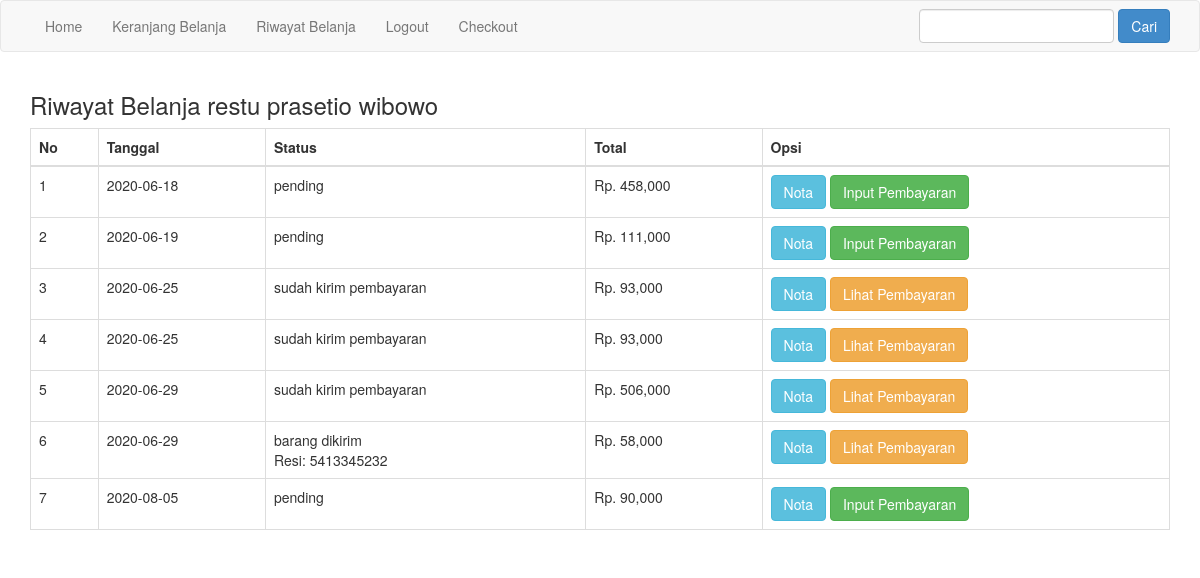
The app's page /riwayat.php (signed in) with its own data.
### tables this page shows
CREATE TABLE `pembelian` (
  `id_pembelian` int(11) NOT NULL AUTO_INCREMENT,
  `id_pelanggan` int(11) NOT NULL,
  `id_ongkir` int(11) NOT NULL,
  `tanggal_pembelian` date NOT NULL,
  `total_pembelian` int(11) NOT NULL,
  `nama_kota` varchar(100) NOT NULL,
  `tarif` int(11) NOT NULL,
  `alamat_pengiriman` text NOT NULL,
  `status_pembelian` varchar(100) NOT NULL DEFAULT 'pending',
  `resi_pengiriman` varchar(50) NOT NULL,
  PRIMARY KEY (`id_pembelian`)
);

### riwayat.php (the view, shortened to what this page needs)
<!DOCTYPE html>
<html>
<head>
	<link rel="stylesheet" href="admin/assets/css/bootstrap.css">
</head>
<body>
<?php include 'menu.php' ; ?>
<body>
<section class="riwayat">
	<div class="container">
		<h3>Riwayat Belanja <?php echo $_SESSION["pelanggan"]["nama_pelanggan"] ?></h3>
		<table class="table table-bordered">
			<thead>
				<tr>
					<th>No</th>
					<th>Tanggal</th>
					<th>Status</th>
					<th>Total</th>
					<th>Opsi</th>
				</tr>
			</thead>
			<tbody>
				<?php
				$nomor=1;
				$id_pelanggan = $_SESSION["pelanggan"]['id_pelanggan'];
				$ambil = $koneksi->query("SELECT * FROM pembelian WHERE id_pelanggan='$id_pelanggan'");
				while ($pecah = $ambil->fetch_assoc()){
				?>
				<tr>
					<td><?php echo $nomor; ?></td>
					<td><?php echo $pecah["tanggal_pembelian"] ?></td>
					<td>
						<?php echo $pecah["status_pembelian"] ?>
						<br>
						<?php if (!empty($pecah['resi_pengiriman'])): ?>
						Resi: <?php echo $pecah['resi_pengiriman']; ?>
						<?php endif ?>
					</td>
					<td>Rp. <?php echo number_format($pecah["total_pembelian"]) ?></td>
					<td>
						<a href="nota.php?id=<?php echo $pecah["id_pembelian"] ?>" class="btn btn-info">Nota</a>
						<?php if ($pecah['status_pembelian']=="pending"): ?>
						<a href="pembayaran.php?id=<?php echo $pecah["id_pembelian"]; ?>" class="btn btn-success">
							Input Pembayaran
					</a>
					<?php else: ?>
					<a href="lihat_pembayaran.php?id=<?php echo $pecah["id_pembelian"]; ?>" class="btn btn-warning">
						Lihat Pembayaran
					</a>
					<?php endif ?>
					</td>
				</tr>
				<?php $nomor++; ?>
				<?php } ?>
			</tbody>
		</table>
	</div>
</section>
</body>
</html>

### records on screen
pembelian: tanggal_pembelian "2020-06-18", status_pembelian "pending", total_pembelian "458,000"
pembelian: tanggal_pembelian "2020-06-19", status_pembelian "pending", total_pembelian "111,000"
pembelian: tanggal_pembelian "2020-06-25", status_pembelian "sudah kirim pembayaran", total_pembelian "93,000"
pembelian: tanggal_pembelian "2020-06-25", status_pembelian "sudah kirim pembayaran", total_pembelian "93,000"
pembelian: tanggal_pembelian "2020-06-29", status_pembelian "sudah kirim pembayaran", total_pembelian "506,000"
pembelian: tanggal_pembelian "2020-06-29", status_pembelian "barang dikirim", resi_pengiriman "5413345232", total_pembelian "58,000"
pembelian: tanggal_pembelian "2020-08-05", status_pembelian "pending", total_pembelian "90,000"

### other values on screen
$_SESSION["pelanggan"]["nama_pelanggan"] "restu prasetio wibowo"
